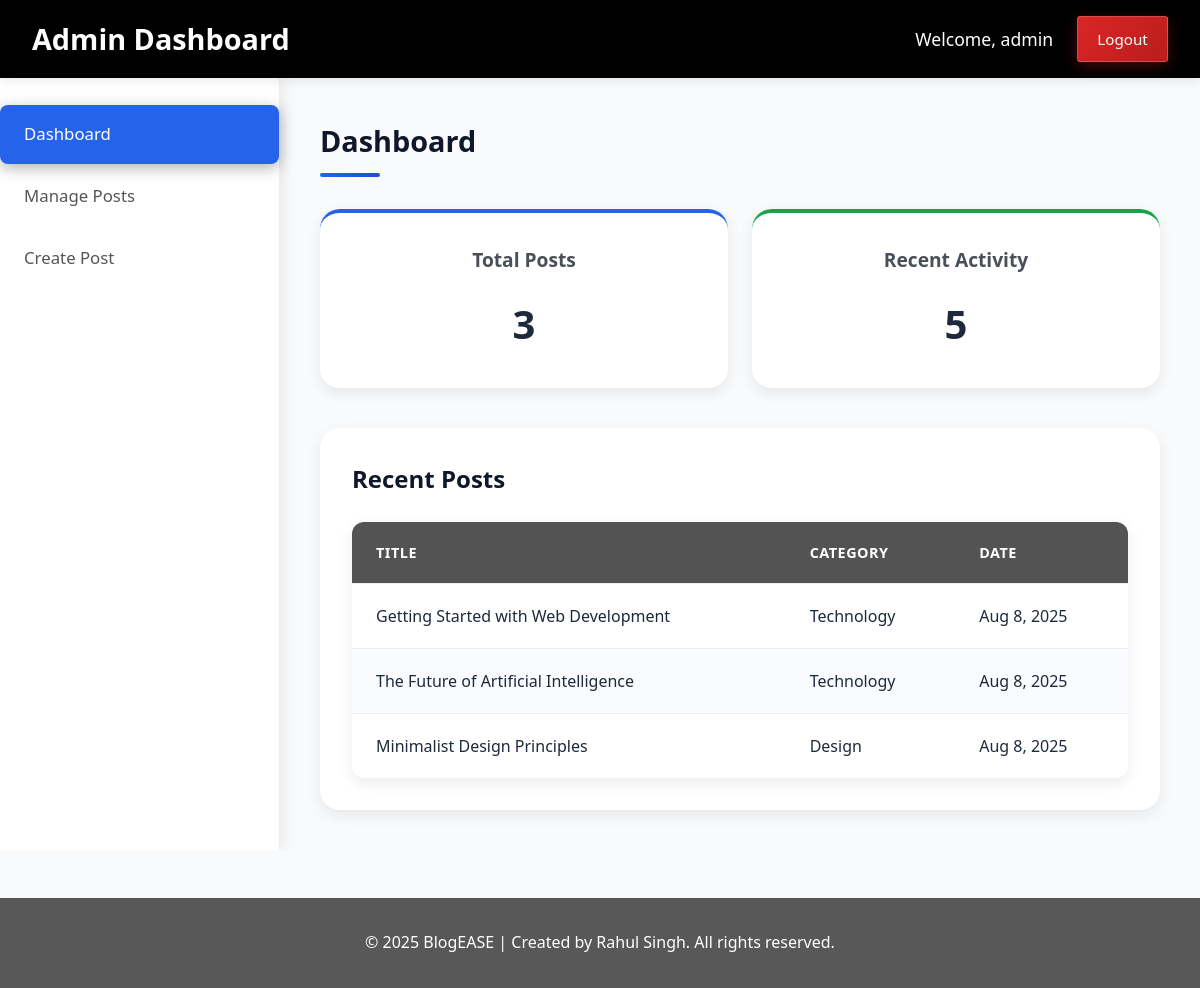
Page /admin/dashboard.php (signed in) on the committed database.
### tables this page shows
CREATE TABLE IF NOT EXISTS posts (
    id INT AUTO_INCREMENT PRIMARY KEY,
    title VARCHAR(255) NOT NULL,
    content TEXT NOT NULL,
    category VARCHAR(100) NOT NULL,
    created_at TIMESTAMP DEFAULT CURRENT_TIMESTAMP,
    updated_at TIMESTAMP DEFAULT CURRENT_TIMESTAMP ON UPDATE CURRENT_TIMESTAMP
);

### admin/dashboard.php (the view, shortened to what this page needs)
<?php
require_once '../includes/header.php';
$total_posts_stmt = $pdo->query("SELECT COUNT(*) FROM posts");
$total_posts = $total_posts_stmt->fetchColumn();
$recent_posts_stmt = $pdo->query("SELECT * FROM posts ORDER BY created_at DESC LIMIT 5");
$recent_posts = $recent_posts_stmt->fetchAll(PDO::FETCH_ASSOC);
?>
<div class="admin-header">
    <div class="container header-content">
        <div class="logo">Admin Dashboard</div>
        <div class="user-info">
            Welcome, <?php echo htmlspecialchars($_SESSION['username']); ?>
            <a href="logout.php" class="logout-btn">Logout</a>
        </div>
    </div>
</div>
<div class="admin-container">
    <div class="admin-sidebar">
        <ul>
            <li class="active"><a href="dashboard.php">Dashboard</a></li>
            <li><a href="posts.php">Manage Posts</a></li>
            <li><a href="create.php">Create Post</a></li>
        </ul>
    </div>
    <div class="admin-content">
        <h2>Dashboard</h2>
        <div class="stats-container">
            <div class="stat-card">
                <h3>Total Posts</h3>
                <p class="stat-value"><?php echo $total_posts; ?></p>
            </div>
            <div class="stat-card">
                <h3>Recent Activity</h3>
                <p class="stat-value">5</p>
            </div>
        </div>
        <div class="recent-posts-section">
            <h3>Recent Posts</h3>
            <table class="posts-table">
                <thead>
                    <tr>
                        <th>Title</th>
                        <th>Category</th>
                        <th>Date</th>
                    </tr>
                </thead>
                <tbody>
                    <?php if (empty($recent_posts)): ?>
                        <tr>
                            <td colspan="3">No posts found</td>
                        </tr>
                    <?php else: ?>
                        <?php foreach ($recent_posts as $post): ?>
                            <tr>
                                <td><?php echo htmlspecialchars($post['title']); ?></td>
                                <td><?php echo htmlspecialchars($post['category']); ?></td>
                                <td><?php echo date('M j, Y', strtotime($post['created_at'])); ?></td>
                            </tr>
                        <?php endforeach; ?>
                    <?php endif; ?>
                </tbody>
            </table>
        </div>
    </div>
</div>
<?php require_once '../includes/footer.php'; ?>

### rows in the picture
posts: title "Getting Started with Web Development", category "Technology", created_at "Aug 8, 2025"
posts: title "The Future of Artificial Intelligence", category "Technology", created_at "Aug 8, 2025"
posts: title "Minimalist Design Principles", category "Design", created_at "Aug 8, 2025"

### other values in the picture
$_SESSION['username'] "admin"
$total_posts "3"
